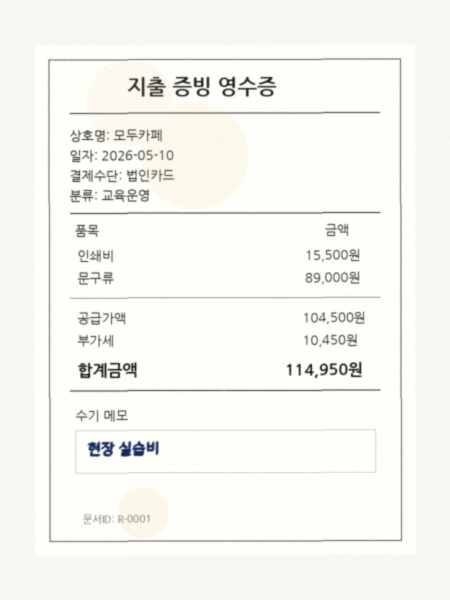
#> input picture data/input_images/receipts/receipt_001_R-0001.jpg, 900 x 1200 px (shown at 1/2 size)
$ python -i preprocess_and_ocr.py   (imports and definitions only)
#> lines starting #> are read from the running program, lines starting #| are printed output that depends on the picture; after the words box and inside, x2 and y2 are one past the last pixel; in counts of white or black regions, pixels touching at a corner belong together
import os
import sys
import glob
import random
import cv2
import numpy as np
import pandas as pd

# Windows UTF-8 stdout encoding 설정
# [5 lines not run here, left out]

def preprocess_image(input_path, output_path):
    """
    OpenCV를 활용한 4단계 이미지 전처리 파이프라인:
    1. Grayscale 변환
    2. 대비 향상 (CLAHE - Contrast Limited Adaptive Histogram Equalization)
    3. 노이즈 제거 (Fast Non-Local Means Denoising & Gaussian Filter)
    4. Threshold (적응형 이진화 / Adaptive Thresholding)
    """
#> called with output_path = 'out.png'
    # 1. 이미지 읽기
    # cv2.imread는 한글 경로 문제가 발생할 수 있으므로 np.fromfile 사용
    try:
        img_array = np.fromfile(input_path, np.uint8)
        img = cv2.imdecode(img_array, cv2.IMREAD_COLOR)
#> img is the input picture: shape (1200, 900, 3); mean B, G, R 241.4, 246.7, 246
    except Exception:
        img = cv2.imread(input_path)

    if img is None:
        return False

    # 1단계: Grayscale 변환
    gray = cv2.cvtColor(img, cv2.COLOR_BGR2GRAY)

    # (선택적) 저해상도 이미지의 경우 1.5배 업스케일링 (인식률 향상)
    h, w = gray.shape
#> h = 1200; w = 900
    if h < 600 or w < 600:
        gray = cv2.resize(gray, (int(w * 1.5), int(h * 1.5)), interpolation=cv2.INTER_CUBIC)

    # 2단계: 대비 향상 (CLAHE)
    clahe = cv2.createCLAHE(clipLimit=2.5, tileGridSize=(8, 8))
    contrast_enhanced = clahe.apply(gray)
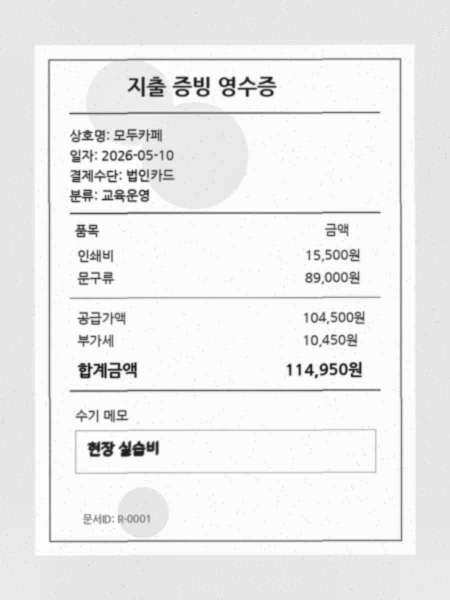
#> contrast_enhanced: shape (1200, 900) (shown at 1/2 size); min 15, max 255, mean 236.9

    # 3단계: 노이즈 제거 (Fast Nl Means Denoising)
    denoised = cv2.fastNlMeansDenoising(contrast_enhanced, h=10, templateWindowSize=7, searchWindowSize=21)

    # 4단계: Threshold (적응형 이진화 - Adaptive Gaussian Thresholding)
    # 텍스트와 배경의 대비를 극대화
    thresh = cv2.adaptiveThreshold(
        denoised, 255, cv2.ADAPTIVE_THRESH_GAUSSIAN_C, cv2.THRESH_BINARY, 21, 11
    )
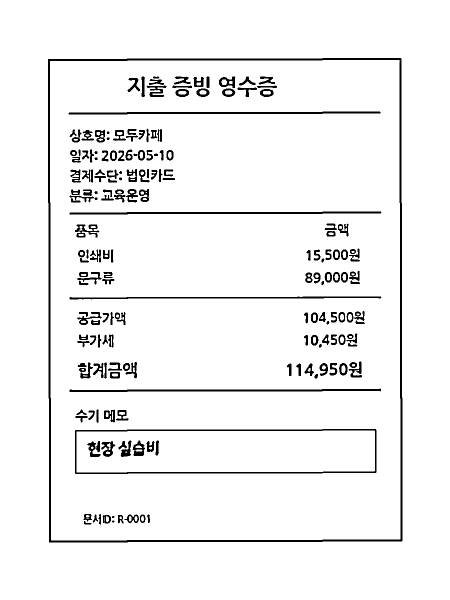
#> thresh: shape (1200, 900) (shown at 1/2 size); 94.8% white; 188 black regions (2 under 20 px), largest, box (x1, y1, x2, y2) and area: (96, 116, 805, 1085) 13332, (150, 858, 753, 948) 4109, (139, 777, 762, 784) 2501

    # 결과 저장 (한글 경로 지원 cv2.imencode)
    os.makedirs(os.path.dirname(output_path), exist_ok=True)
    ext = os.path.splitext(output_path)[1]
    result, encoded_img = cv2.imencode(ext, thresh)
    if result:
        with open(output_path, mode='wb') as f:
            encoded_img.tofile(f)
        return True
    return False

# [120 lines left out: function run_preprocessing_and_ocr, not called in this run]

# [2 lines not run here, left out]

>>> result = preprocess_image('../data/input_images/receipts/receipt_001_R-0001.jpg', 'out.png')

$ run again, on data/input_images/surveys/survey_002_S-0002.jpg
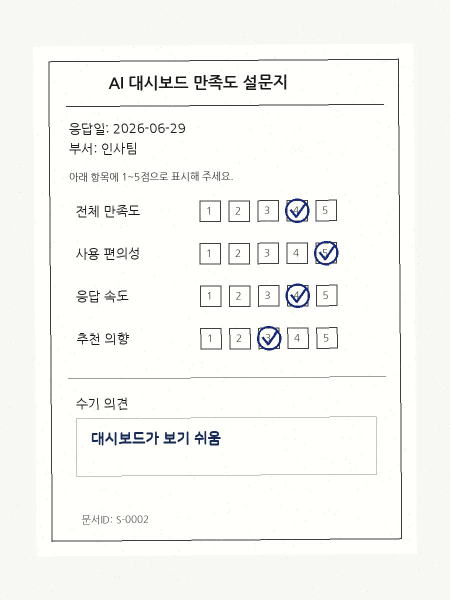
#> input picture data/input_images/surveys/survey_002_S-0002.jpg, 900 x 1200 px (shown at 1/2 size)
#> in preprocess_image, img is the input picture: shape (1200, 900, 3); mean B, G, R 243.1, 246.8, 246.4
#> in preprocess_image, `thresh = cv2.adaptiveThreshold( denoised, 255, cv2.ADAPTIVE_THRESH_GAU..`:
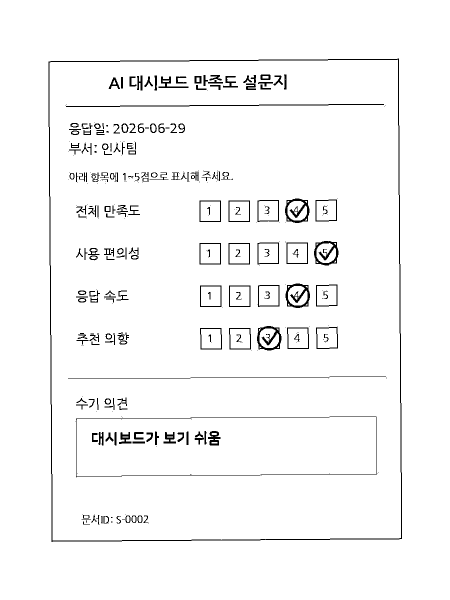
#> thresh: shape (1200, 900) (shown at 1/2 size); 96.9% white; black in thin lines or dots, all inside (x1, y1, x2, y2) = (97, 117, 804, 1084)

$ run again, on data/input_images/surveys/survey_003_S-0003.jpg
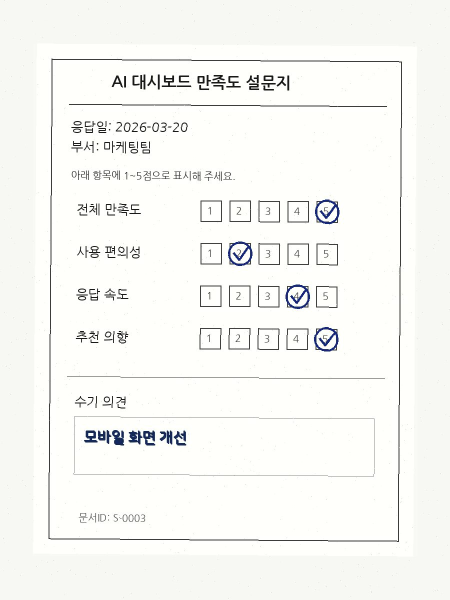
#> input picture data/input_images/surveys/survey_003_S-0003.jpg, 900 x 1200 px (shown at 1/2 size)
#> in preprocess_image, img is the input picture: shape (1200, 900, 3); mean B, G, R 243, 246.7, 246.2
#> in preprocess_image, `thresh = cv2.adaptiveThreshold( denoised, 255, cv2.ADAPTIVE_THRESH_GAU..`:
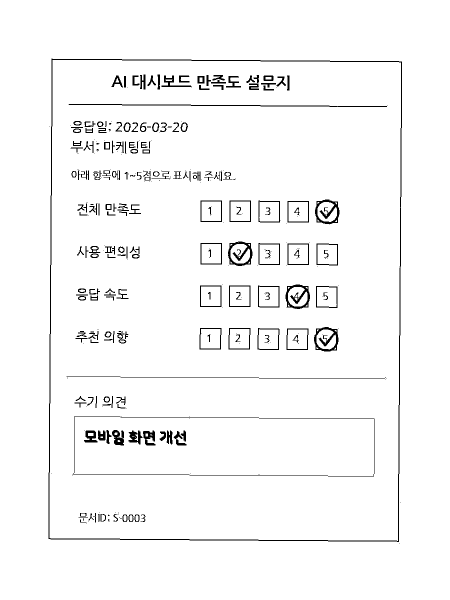
#> thresh: shape (1200, 900) (shown at 1/2 size); 96.8% white; black in thin lines or dots, all inside (x1, y1, x2, y2) = (97, 117, 804, 1087)
